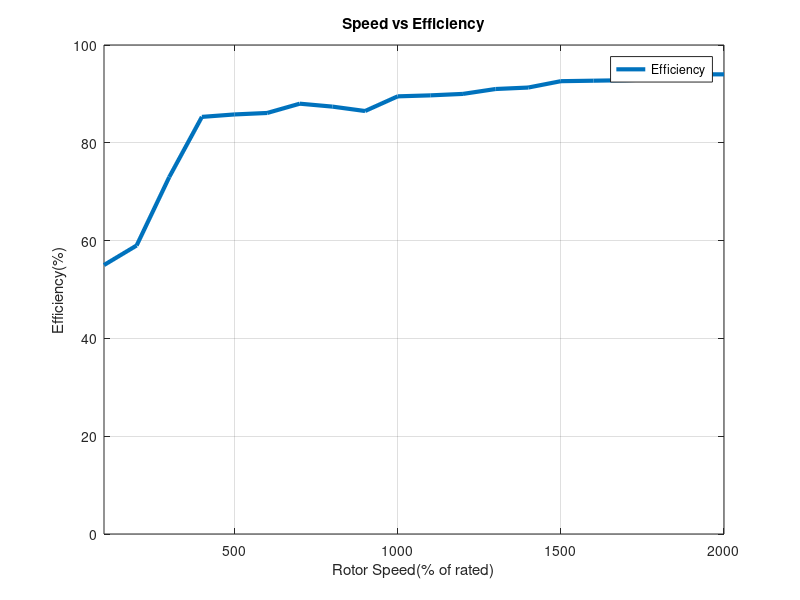
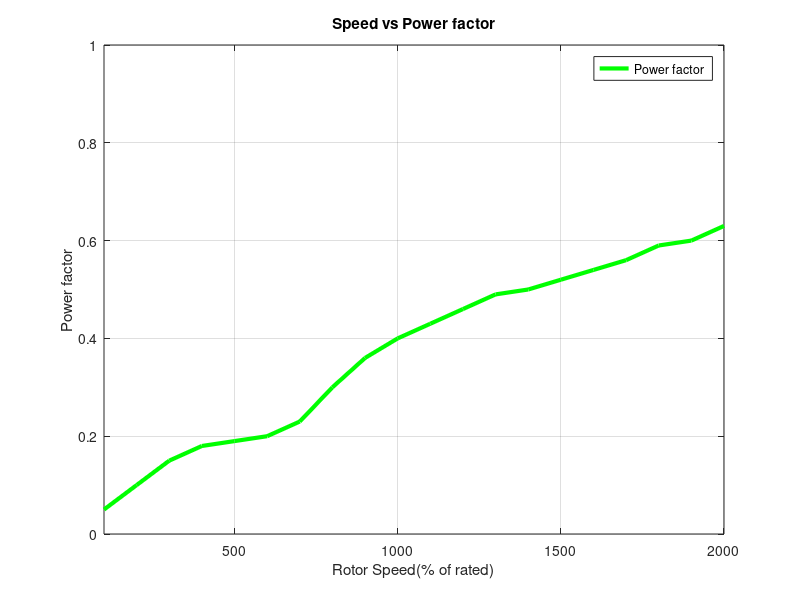
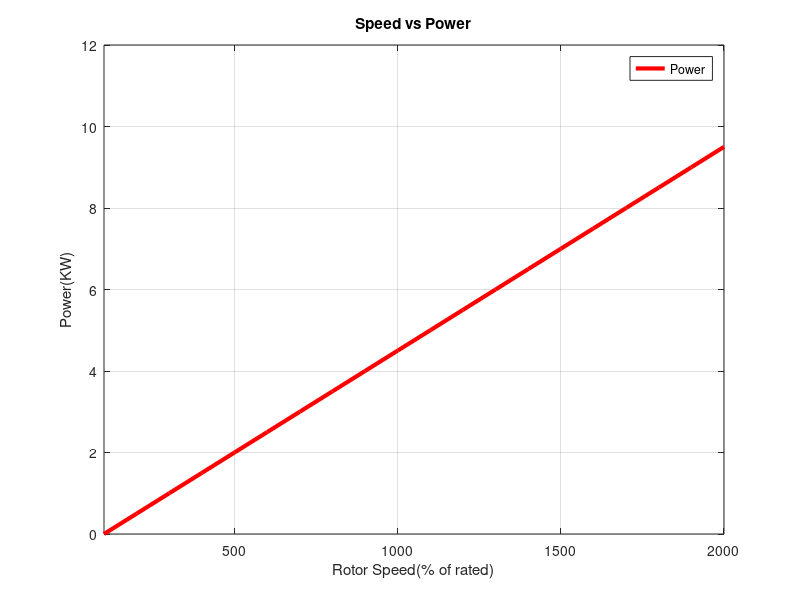
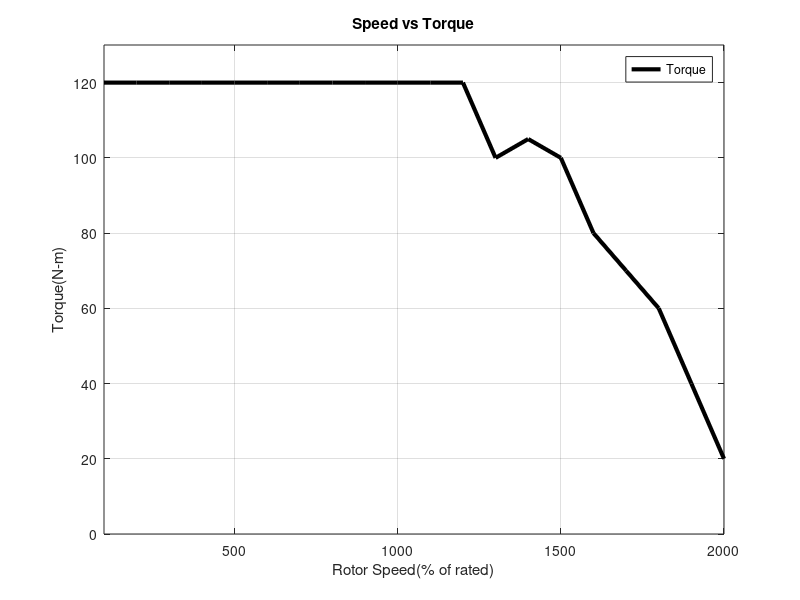

The MATLAB source for these figures, in order:
load parameter.mat
figure;
plot(Rotor_speed , Efficiency,'LineWidth',3);
grid on
xlim([100 2000]);
ylim([0 100]);
xlabel('Rotor Speed(% of rated)' , 'fontsize' , 11);
ylabel('Efficiency(%)' , 'fontsize' , 11);
legend('Efficiency');
title('Speed vs Efficiency');
saveas(figure(1),sprintf('Speed vs Efficiency.jpg'));
figure;
plot(Rotor_speed ,power_factor,'g','LineWidth',3);
grid on
xlim([100 2000]);
ylim([0 1]);
xlabel('Rotor Speed(% of rated)' , 'fontsize' , 11);
ylabel('Power factor' , 'fontsize' , 11);
legend('Power factor');
title('Speed vs Power factor');
saveas(figure(2),sprintf('Speed vs Powerfactor.jpg'));
figure;
plot(Rotor_speed ,power,'r','LineWidth',3);
grid on
xlim([100 2000]);
ylim([0 12]);
xlabel('Rotor Speed(% of rated)' , 'fontsize' , 11);
ylabel('Power(KW)' , 'fontsize' , 11);
legend('Power');
title('Speed vs Power');
saveas(figure(3),sprintf('Speed vs Power.jpg'));
figure;
plot(Rotor_speed ,Torque,'k','LineWidth',3);
grid on
xlim([100 2000]);
ylim([0 130]);
xlabel('Rotor Speed(% of rated)' , 'fontsize' , 11);
ylabel('Torque(N-m)' , 'fontsize' , 11);
legend('Torque');
title('Speed vs Torque');
saveas(figure(4),sprintf('Speed vs Torque.jpg'));

